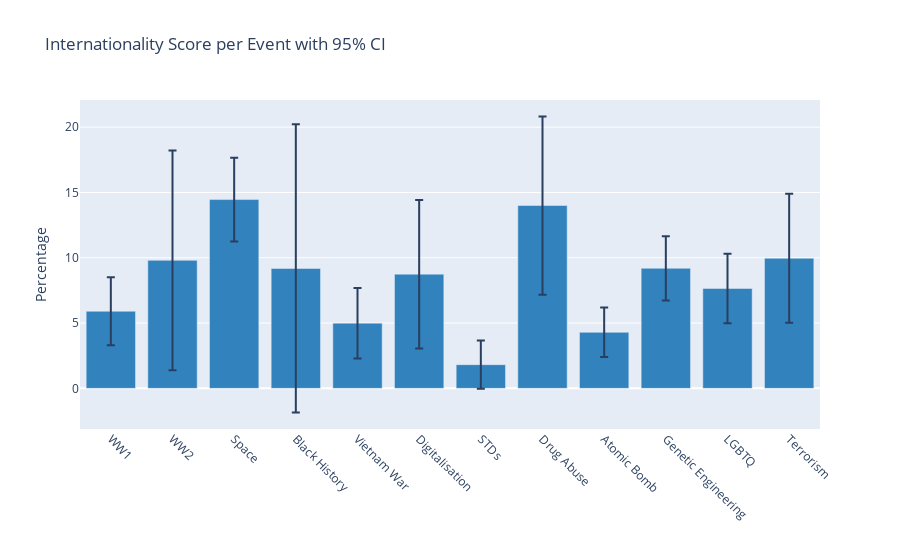

Here is the notebook cell this chart was saved with:
### Code cell
# Extract data for plotting

means = [result_dict[event]['Mean'] for event in events]
std_devs = [result_dict[event]['Std Dev'] for event in events]
confidence_intervals = [result_dict[event]['Confidence Interval'] for event in events]


# Create a DataFrame for plotly

df_plotly = pd.DataFrame({'Event': events, 'Mean': means, 'Std Dev': std_devs})
df_plotly['Lower CI'] = [interval[0] for interval in confidence_intervals]
df_plotly['Upper CI'] = [interval[1] for interval in confidence_intervals]


# Plot the interactive histogram

fig = px.bar(df_plotly, x = 'Event', y = 'Mean', error_y = 'Std Dev', 
             title = 'Internationality Score per Event with 95% CI',
             labels = {'Mean': 'Percentage', 'Event': ''},
             hover_data = {'Event': True, 'Mean': ':.2f', 'Lower CI': ':.2f', 'Upper CI': ':.2f'},
             template = 'plotly', color_discrete_sequence = [f'rgb{tuple(int(x * 255) for x in cm.tab20c(0)[:3])}'] * len(events) )


# Adjust layout

fig.update_layout(xaxis = dict(tickangle = 45, tickmode = 'array', tickvals = np.arange(len(events)), ticktext = events), height = 400)
fig.show()

### Figure 1 — Plotly figure (JSON) as saved in the notebook; plotly's stock layout.template omitted (floating-point values rounded to 4 significant figures)
{"data": [{"alignmentgroup": "True", "customdata": [[3.826, 7.983], [3.07, 16.54], [11.89, 17.02], [0.3536, 18.01], [2.836, 7.155], [4.197, 13.29], [0.3379, 3.293], [8.54, 19.46], [2.772, 5.81], [7.229, 11.16], [5.523, 9.777], [6.015, 13.91]], "error_y": {"array": [2.597, 8.415, 3.208, 11.03, 2.699, 5.685, 1.847, 6.822, 1.898, 2.456, 2.659, 4.932]}, "hovertemplate": "=%{x}<br>Percentage=%{y:.2f}<br>Lower CI=%{customdata[0]:.2f}<br>Upper CI=%{customdata[1]:.2f}<extra></extra>", "legendgroup": "", "marker": {"color": "rgb(49, 130, 189)", "pattern": {"shape": ""}}, "name": "", "offsetgroup": "", "orientation": "v", "showlegend": false, "textposition": "auto", "type": "bar", "x": ["WW1", "WW2", "Space", "Black History", "Vietnam War", "Digitalisation", "STDs", "Drug Abuse", "Atomic Bomb", "Genetic Engineering", "LGBTQ", "Terrorism"], "xaxis": "x", "y": [5.905, 9.803, 14.46, 9.183, 4.995, 8.746, 1.816, 14.0, 4.291, 9.194, 7.65, 9.962], "yaxis": "y"}], "layout": {"autosize": true, "barmode": "relative", "legend": {"tracegroupgap": 0}, "title": {"text": "Internationality Score per Event with 95% CI"}, "xaxis": {"anchor": "y", "autorange": true, "domain": [0, 1], "range": [-0.5, 11.5], "tickangle": 45, "tickmode": "array", "ticktext": ["WW1", "WW2", "Space", "Black History", "Vietnam War", "Digitalisation", "STDs", "Drug Abuse", "Atomic Bomb", "Genetic Engineering", "LGBTQ", "Terrorism"], "tickvals": [0, 1, 2, 3, 4, 5, 6, 7, 8, 9, 10, 11], "title": {"text": ""}, "type": "category"}, "yaxis": {"anchor": "x", "autorange": true, "domain": [0, 1], "range": [-3.111, 22.08], "title": {"text": "Percentage"}, "type": "linear"}}}
